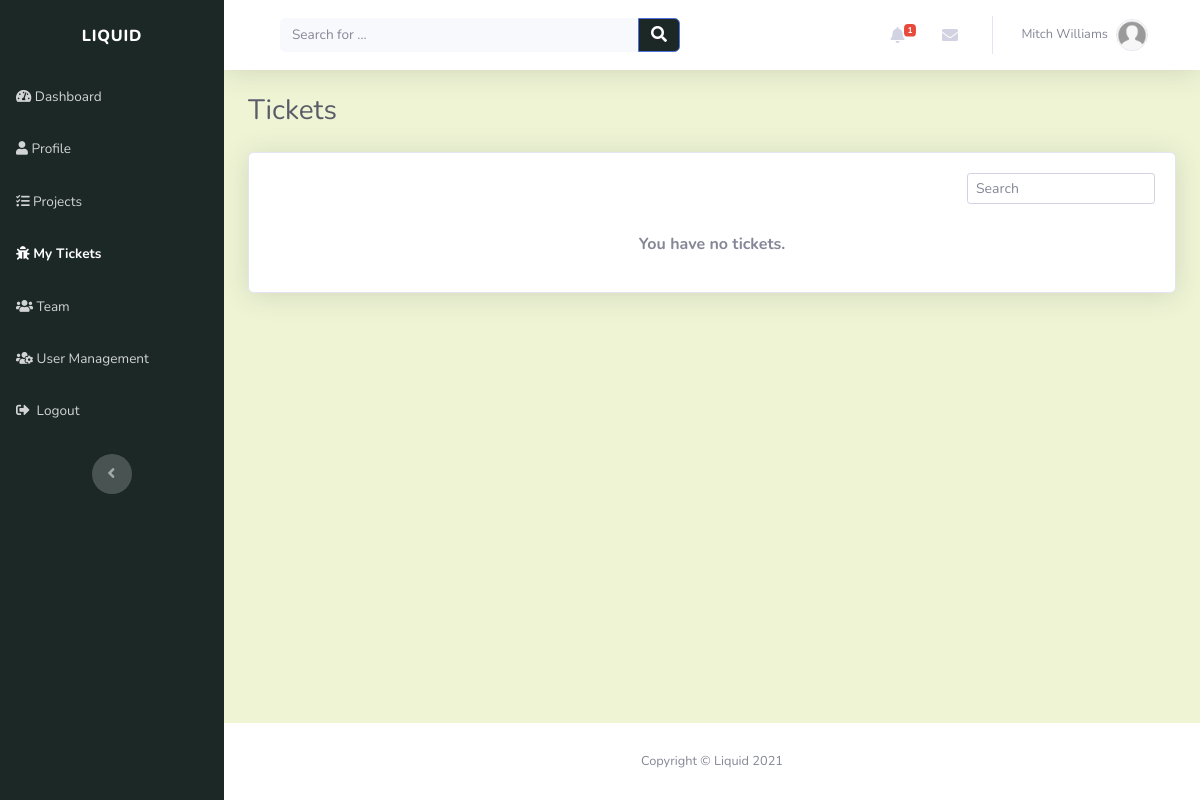
Page /tickets/ (signed in) on the earlier database version.
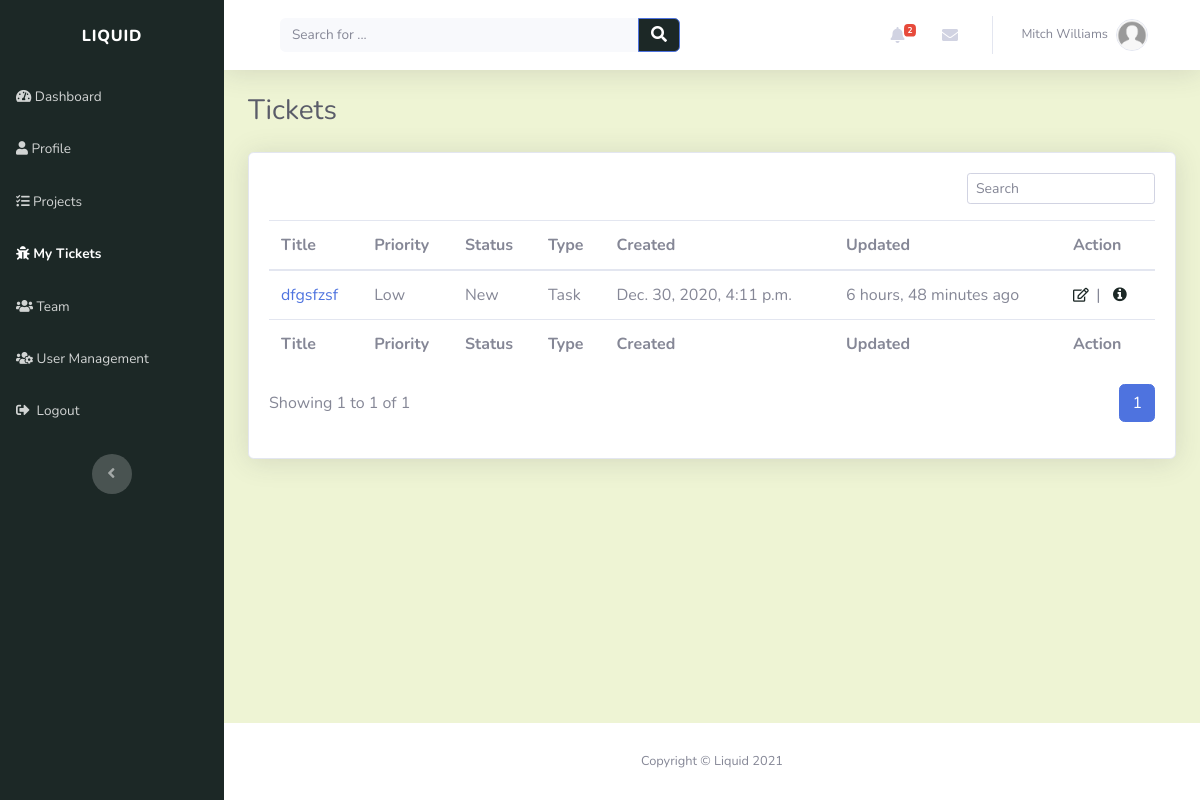
Same page on the later database version.
### account/models.py (models this page shows, shortened)
class Profile(models.Model):
    user = models.OneToOneField(settings.AUTH_USER_MODEL, on_delete=models.CASCADE, unique=True)
    profile_picture = models.ImageField(default='profile_images/default.jpg', upload_to='profile_images', blank=True)
    website = models.URLField(blank=True)
    first_name = models.CharField(max_length=30, blank=True)
    last_name = models.CharField(max_length=30, blank=True)
    address = models.CharField(max_length=50, blank=True)
    city = models.CharField(max_length=50, blank=True)
    country = models.CharField(max_length=50, blank=True)
    slug = models.SlugField(unique=True, blank=True)

### tickets/models.py (models this page shows, shortened)
class Ticket(models.Model):
    TICKET_PRIORITY = (
        ('LOW', 'Low'),
        ('MEDIUM', 'Medium'),
        ('HIGH', 'High'),
    )
    TICKET_STATUS = (
        ('NEW', 'New'),
        ('IN_PROGRESS', 'In Progress'),
        ('RESOLVED', 'Resolved'),
    )
    TICKET_TYPE = (
        ('TASK', 'Task'),
        ('BUG', 'Bug'),
        ('CHANGE', 'Change'),
        ('FEATURE', 'Feature request')
    )
    title = models.CharField(max_length=50)
    description = models.CharField(max_length=200)
    created_by = models.ForeignKey(Profile, on_delete=models.CASCADE)
    project = models.ForeignKey(Project, related_name="tickets", on_delete=models.CASCADE)
    created_on = models.DateTimeField(verbose_name="created_on", auto_now_add=True)
    updated = models.DateTimeField(verbose_name="date updated", auto_now=True)
    priority = models.CharField(max_length=12, choices=TICKET_PRIORITY, default='LOW')
    status = models.CharField(max_length=12, choices=TICKET_STATUS, default='NEW')
    class_type = models.CharField(max_length=12, choices=TICKET_TYPE, default='TASK')
    slug = models.SlugField(unique=True, blank=True)

### tickets/views.py (the view)
# urls.py: path('', views.tickets_view, name="tickets_page"),
@login_required(login_url='login_page')
def tickets_view(request):
    context = {}
    user = request.user
    user_profile = get_object_or_404(Profile, user=user)
    user_tickets_assignments = TicketAssignee.objects.filter(user=user_profile).order_by('-created_on')
    tickets = [assignment.ticket for assignment in user_tickets_assignments]
    page = request.GET.get('page', 1)
    tickets_paginator = Paginator(tickets, TICKETS_PER_PAGE)
    try:
        tickets = tickets_paginator.page(page)
    except PageNotAnInteger:
        tickets = tickets_paginator.page(TICKETS_PER_PAGE)
    except EmptyPage:
        tickets = tickets_paginator.page(tickets.num_pages)
    context['user_tickets'] = tickets
    return render(request, "tickets/tickets.html", context)

### index/custom_processors.py (called while the page is built)
def profile_processor(request):
    if request.user.is_authenticated:
        user = request.user
        user_profile = get_object_or_404(Profile, user=user)
        user_messages = DirectMessage.objects.filter(receiver=user_profile).order_by('-created_on')[:5]
        user_alerts = Alert.objects.filter(user=user_profile).order_by('-created_on')[:5]
        return {'profile': user_profile, 'direct_messages': user_messages, 'alerts': user_alerts}
    else:
        return{}

### tickets/templates/tickets/tickets.html
{% extends "index/header.html" %} {% load static %} {% block title %}Tickets{% endblock %} {% block content %}
<div class="d-sm-flex justify-content-between align-items-center mb-4">
	<h3 class="text-dark mb-0">Tickets</h3>
</div>
<div class="card shadow">
	<div class="card-body">
		<div class="row">
			<div class="col-md-12">
				<div class="text-md-right dataTables_filter" id="dataTable_filter">
					<label
						><input
							type="search"
							class="form-control form-control-sm"
							aria-controls="dataTable"
							placeholder="Search"
					/></label>
				</div>
			</div>
		</div>
		{% if user_tickets %}
		<div class="table-responsive table mt-2" id="dataTable" role="grid" aria-describedby="dataTable_info">
			<table class="table my-0" id="dataTable" aria-describedby="projects">
				<thead>
					{% include "tickets/snippets/table_header.html" %}
				</thead>
				<tbody>
					{% for ticket in user_tickets %} {% include "tickets/snippets/ticket.html" %} {%endfor%}
				</tbody>
				<tfoot>
					{% include "tickets/snippets/table_header.html" %}
				</tfoot>
			</table>
		</div>
		{% include "tickets/snippets/pagination.html" with tickets=user_tickets %} {% else %}
		<div style="padding-top: 20px" class="text-center">
			<p><strong>You have no tickets.</strong></p>
		</div>
		{% endif %}
	</div>
</div>
{% endblock %}

### index/templates/index/snippets/navbar.html (shortened to what this page needs)
<nav
	class="navbar navbar-light navbar-expand bg-white shadow mb-4 topbar static-top"
	style="background: rgb(238, 244, 212)"
>
	<div class="container-fluid">
		<div class="container-fluid">
			<form
				method="GET"
				action="{% url 'index_page' %}"
				target="_self"
				class="form-inline d-none d-sm-inline-block mr-auto ml-md-3 my-2 my-md-0 mw-100 navbar-search"
			>
				<div class="input-group">
					<input
						class="bg-light form-control border-0 small"
						type="search"
						placeholder="Search for ..."
						value="{{query}}"
						name="q"
					/>
					<div class="input-group-append">
						<button class="btn btn-primary py-0" type="submit" style="background: rgb(28, 40, 38)">
							<em class="fas fa-search"></em>
						</button>
					</div>
				</div>
			</form>
			<ul class="nav navbar-nav flex-nowrap ml-auto">
				<li class="nav-item dropdown no-arrow mx-1">
					<div class="nav-item dropdown no-arrow">
						<a class="dropdown-toggle nav-link" data-toggle="dropdown" aria-expanded="false" href="#"
							>{% if alerts %}<span class="badge badge-danger badge-counter"
								>{{profile.alert_set.all.count}}</span
							>
							{%endif%}<em class="fas fa-bell fa-fw"></em
						></a>
					</div>
				</li>
				<li class="nav-item dropdown no-arrow mx-1">
					<div class="nav-item dropdown no-arrow">
						<a class="dropdown-toggle nav-link" data-toggle="dropdown" aria-expanded="false" href="#"
							><em class="fas fa-envelope fa-fw"></em></a
						>
					</div>
				</li>
				<li class="nav-item dropdown no-arrow">
					<div class="nav-item dropdown no-arrow">
						<a class="dropdown-toggle nav-link" data-toggle="dropdown" aria-expanded="false" href="#"
							><span class="d-none d-lg-inline mr-2 text-gray-600 small">
								{% if profile.first_name and profile.last_name %} {{profile.first_name}}
								{{profile.last_name}} {% else %} {{user}} {%endif%}
							</span>
							<img
								class="border rounded-circle img-profile"
								src="{{profile.profile_picture.url}}"
								alt="user image"
							/>
						</a>
					</div>
				</li>
			</ul>
		</div>
	</div>
</nav>

### tickets/templates/tickets/snippets/ticket.html
<tr style="white-space: nowrap">
	<td><a href="{% url 'view_ticket' ticket.slug %}">{{ ticket.title | truncatechars:40 }}</a></td>
	<td>{{ ticket.priority|title }}</td>
	<td>{{ ticket.status|title }}</td>
	<td>{{ ticket.class_type|title }}</td>
	<td>{{ ticket.created_on }}</td>
	<td>{{ ticket.updated|timesince }} ago</td>
	<td>{% include "tickets/snippets/ticket_action.html" %}</td>
</tr>

### tickets/templates/tickets/snippets/ticket_action.html
<a role="button" href="{% url 'edit_ticket' ticket.slug %}" style="color: rgb(28, 40, 38)" title="Edit"
	><em class="far fa-edit fa-sm">&nbsp</em></a
>
|&nbsp&nbsp
<a role="button" href="{% url 'view_ticket' ticket.slug %}" style="color: rgb(28, 40, 38)" title="More information"
	><em class="fa fa-info-circle">&nbsp</em></a
>

Differences in the rows shown:
computed for Profile "Mitch": alert_set.all.count "1" → "2"
added Ticket: title "dfgsfzsf", priority "Low", status "New", class_type "Task", created_on "Dec. 30, 2020, 4:11 p.m.", updated "6 hours, 48 minutes"
Other differences:
{{ tickets.start_index }}: (not shown) → "1"
{{ tickets.end_index }}: (not shown) → "1"
{{ tickets.paginator.count }}: (not shown) → "1"
text no longer shown: "You have no tickets."
text now shown: "Title Title Priority Priority Status Status Type Type Created Created Updated Updated Action Action Showing to of"
new list line: "1"
